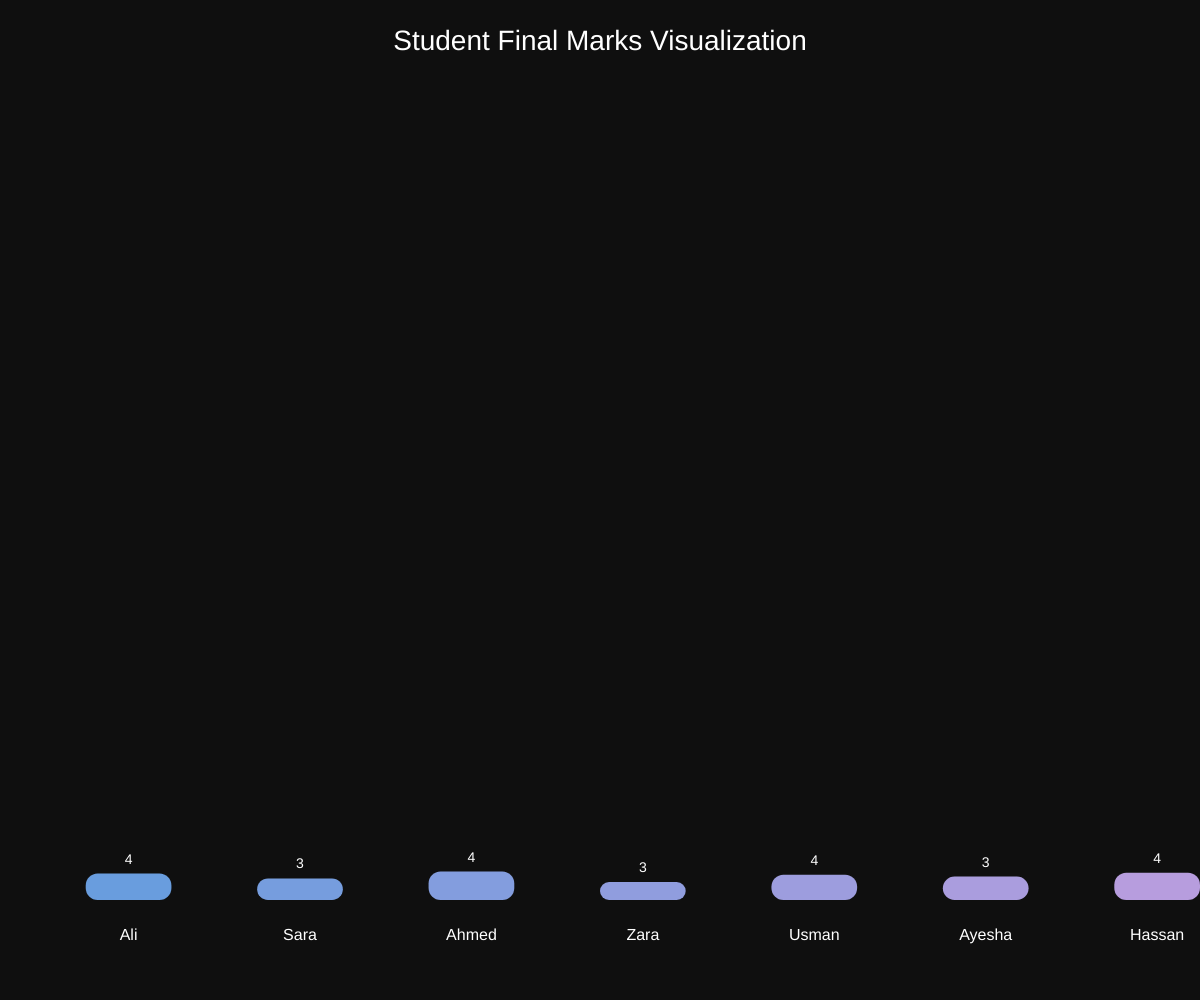
Frame 1 (no input)
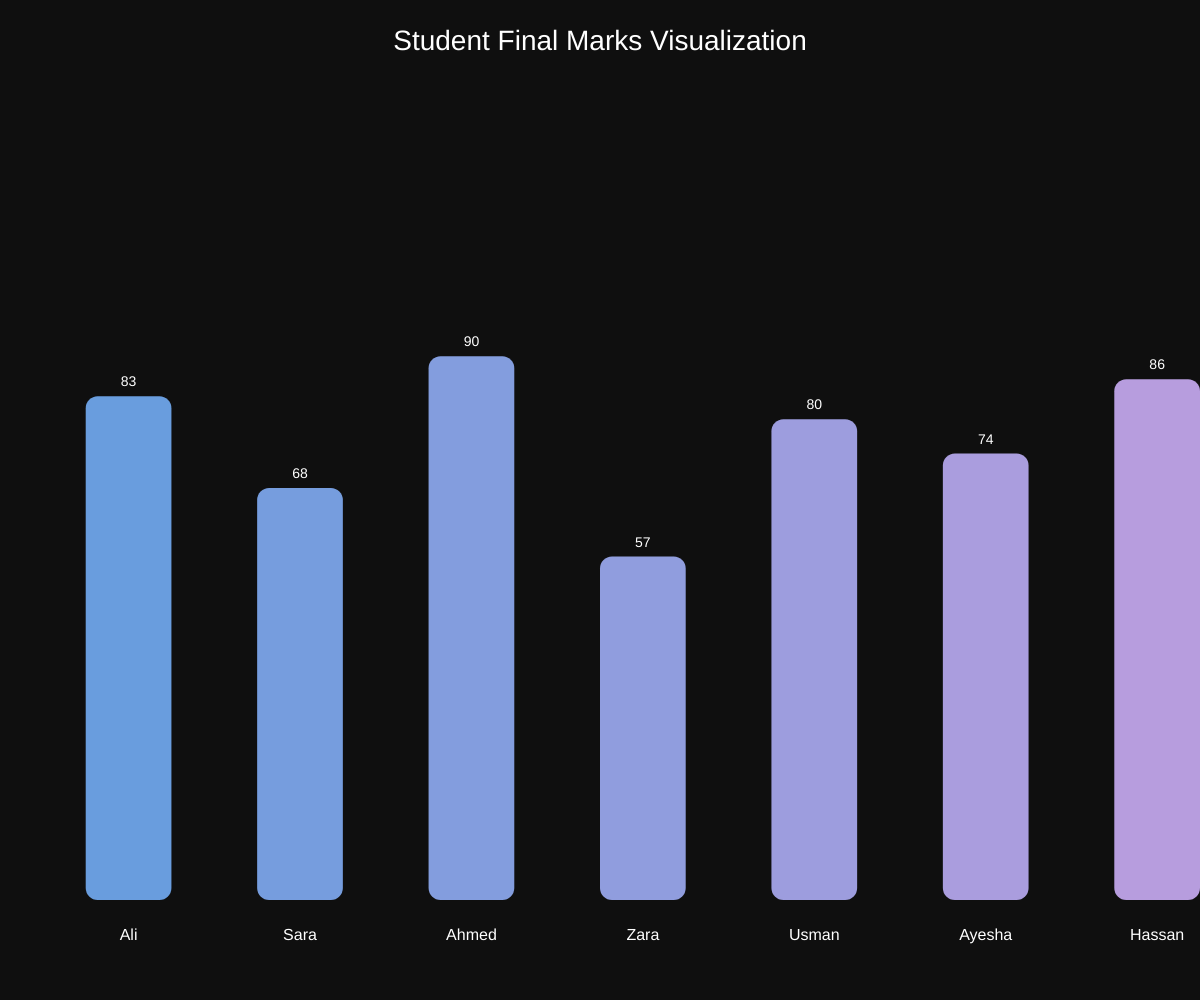
Frame 60 (no input)
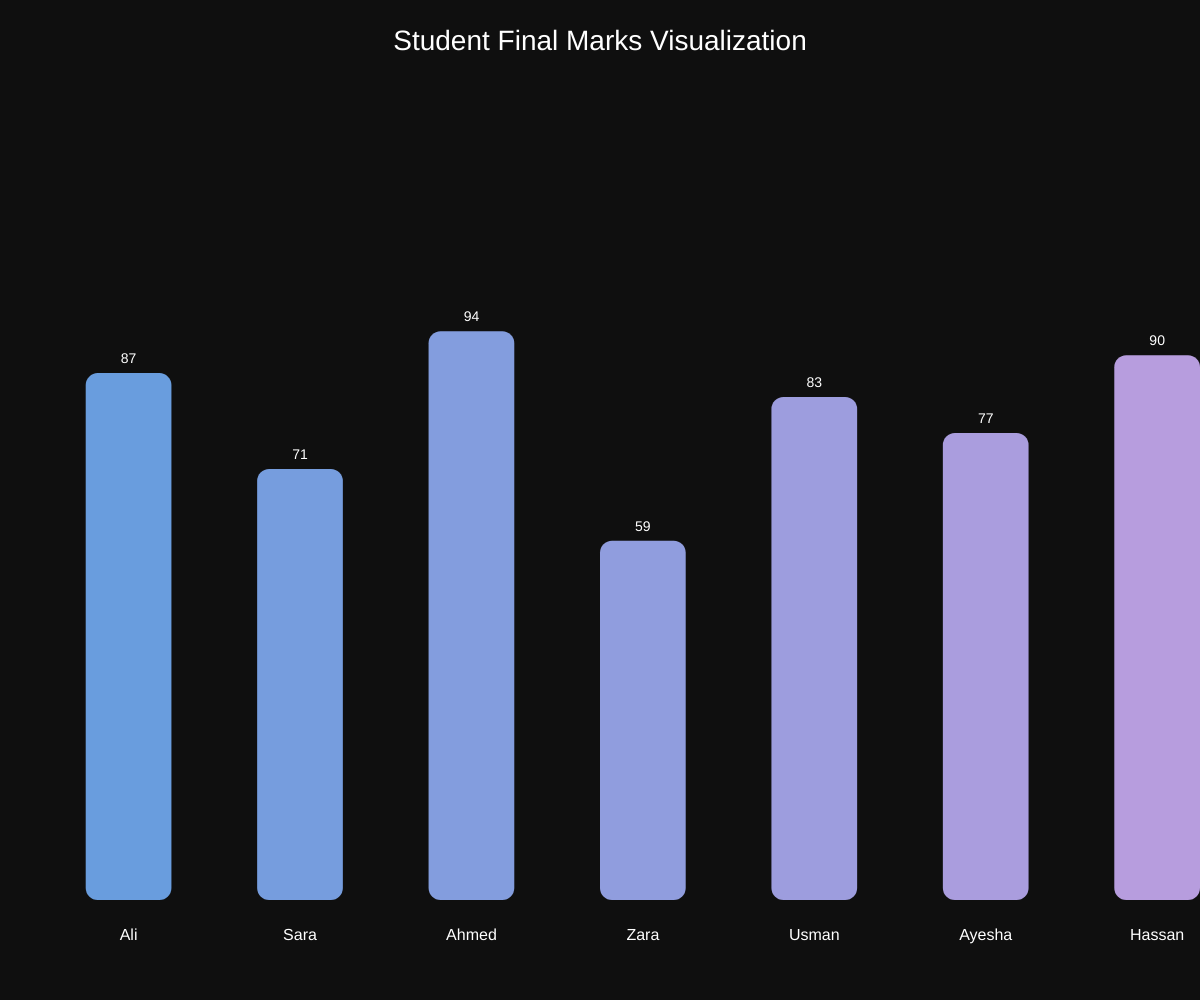
Frame 120 (the mouse pressed at the canvas centre since frame 60)

The p5.js sketch that drew these frames (run headless with seeded random() and noise() and a simulated clock; from frame 60 on, the mouse is pressed at the canvas centre):

// p5.js sketch
// ── sketch.js
let data = [88, 72, 95, 60, 84, 78, 91];
let labels = ["Ali", "Sara", "Ahmed", "Zara", "Usman", "Ayesha", "Hassan"];
let animation = [];

function setup() {
  createCanvas(windowWidth, windowHeight);
  textAlign(CENTER);

  // start all bars from 0 (animation effect)
  for (let i = 0; i < data.length; i++) {
    animation[i] = 0;
  }
}

function draw() {
  background(15);

  let barWidth = width / (data.length * 2);
  let spacing = barWidth;
  let maxHeight = height * 0.6;

  for (let i = 0; i < data.length; i++) {

    // smooth animation
    animation[i] = lerp(animation[i], data[i], 0.05);

    let x = spacing + i * (barWidth + spacing);
    let h = map(animation[i], 0, 100, 0, maxHeight);
    let y = height - h - 100;

    // bar design
    noStroke();
    fill(120 + i * 15, 180, 255, 220);
    rect(x, y, barWidth, h, 12);

    // student name
    fill(255);
    textSize(16);
    text(labels[i], x + barWidth / 2, height - 60);

    // marks value
    textSize(14);
    text(int(animation[i]), x + barWidth / 2, y - 10);
  }

  // title
  textSize(28);
  fill(255);
  text("Student Final Marks Visualization", width / 2, 50);
}

function windowResized() {
  resizeCanvas(windowWidth, windowHeight);
}
